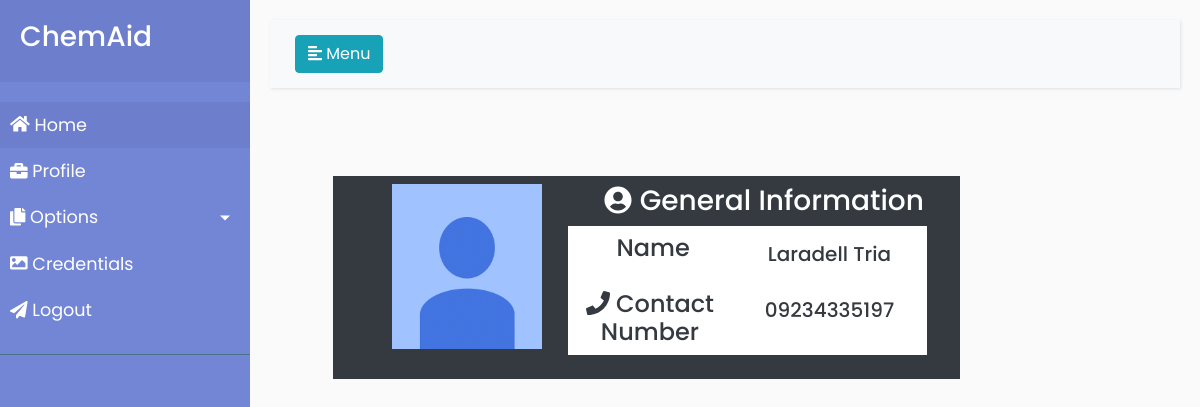
Screenshot of /ChemAid/admin/profile/ (signed in) with the database file from the repository.
### Users/models.py (models this page shows, shortened)
class User(AbstractBaseUser):
    email = models.EmailField(
        verbose_name='email address',
        max_length=255,
        unique=True,
    )
    YEAR_IN_SCHOOL_CHOICES = (
        ('Freshman', 'Freshman'),
        ('Sophomore', 'Sophomore'),
        ('Junior', 'Junior'),
        ('Senior', 'Senior'),
        ('Graduate', 'Graduate'),
    )
    COURSE_CHOICES = (
        ('Biology', 'Biology'),
        ('Computer Science', 'Computer Science'),
        ('Mathematics', 'Mathematics'),
        ('Political Science', 'Political Science'),
        ('Psychology', 'Psychology'),
        ('Communications', 'Communications'),
        ('Fine Arts', 'Fine Arts'),
        ('Management', 'Management'),
    )
    first_name = models.CharField(max_length=100, blank = True, null=True)
    last_name = models.CharField(max_length=100, blank = True, null=True)
    student_number = models.CharField(max_length=20, blank = True, null=True)
    contact_no = models.CharField(max_length=11, blank = True, null=True)
    course = models.CharField(max_length=100, choices=COURSE_CHOICES)
    year_lvl = models.CharField(max_length=20, choices=YEAR_IN_SCHOOL_CHOICES)
    active = models.BooleanField(default=True)
    staff = models.BooleanField(default=False) # a admin user; non super-user
    admin = models.BooleanField(null=True) # a superuser
    USERNAME_FIELD = 'email'
    REQUIRED_FIELDS = ['first_name', 'last_name', 'student_number', 'contact_no', 'course', 'year_lvl'] # Email & Password are required by default.
    @property
    def is_active(self):
        return self.active
    objects = UserManager()

### Users/views.py (the view)
# urls.py: path('ChemAid/admin/profile/', user_views.adminprofile, name='adminprofile'),
def adminprofile(request):
        return render(request, 'adminprofile.html')

### Users/templates/adminprofile.html (shortened to what this page needs)
{% extends 'adminbase.html' %}
{% load staticfiles %}
{% block content %}
	<br /><br /><center>
	{% load crispy_forms_tags %}
	<div class="row">
		<div class="col-md-3 offset-md-1 bg-dark pb-2 pt-2 pl-5">
			<div style="display: inline-block; ">
				{% if user.admin.profile.image %}
        		<img  src="{{ user.admin.profile.image.url }}" height="165" width="150" class="img-responsive" >
        		{% else %}
        			<img src="{% static 'default.png' %}" class="img-responsive" height="165" width="150">
                {% endif %}
        	</div>
		</div>
		<div class="col-md-5 text-white bg-dark pb-2 pt-2">
			<h3 class="display-6"><i class="fas fa-user-circle"></i> General Information</h3>
			<dl class="row bg-white text-dark">
				<dt class="col-md-5">
					<h4 class="display-6 mt-2"> Name</h4>
				</dt>
				<dd class="col-md-6 mt-3">
					<h5>{{ user.first_name }} {{ user.last_name }}</h5>
				</dd>
				<div class="col-md-1 bg-dark"></div>
				<dt class="col-md-5">
					<h4 class="display-6 mt-2"><i class="fas fa-phone"></i> Contact Number</h4>
				</dt>
				<dd class="col-md-6 mt-3">
					<h5>{{ user.contact_no }}</h5>
				</dd>
				<div class="col-md-1 bg-dark"></div>
			</dl>
		</div>
	</div>
 {% endblock %}

### Users/static/home/media/style4.css (style rules this page uses)
body { font-family: 'Poppins', sans-serif; background: #fafafa; }

### rows the page displays
User: first_name "Laradell", last_name "Tria", contact_no "09234335197"
